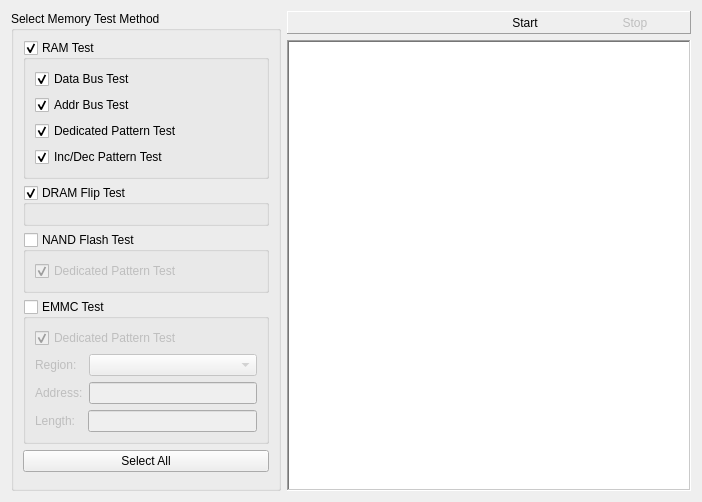
<?xml version="1.0" encoding="UTF-8"?>
<ui version="4.0">
 <class>MemoryTestWidget</class>
 <widget class="QWidget" name="MemoryTestWidget">
  <property name="geometry">
   <rect>
    <x>0</x>
    <y>0</y>
    <width>702</width>
    <height>502</height>
   </rect>
  </property>
  <property name="windowTitle">
   <string>Form</string>
  </property>
  <layout class="QGridLayout" name="gridLayout_3">
   <item row="0" column="1">
    <widget class="QFrame" name="frame_5">
     <property name="frameShape">
      <enum>QFrame::Panel</enum>
     </property>
     <property name="frameShadow">
      <enum>QFrame::Raised</enum>
     </property>
     <layout class="QHBoxLayout" name="horizontalLayout_2">
      <property name="spacing">
       <number>0</number>
      </property>
      <property name="margin">
       <number>0</number>
      </property>
      <item>
       <spacer name="horizontalSpacer_3">
        <property name="orientation">
         <enum>Qt::Horizontal</enum>
        </property>
        <property name="sizeHint" stdset="0">
         <size>
          <width>40</width>
          <height>20</height>
         </size>
        </property>
       </spacer>
      </item>
      <item>
       <widget class="QToolButton" name="toolButton_start">
        <property name="minimumSize">
         <size>
          <width>110</width>
          <height>0</height>
         </size>
        </property>
        <property name="toolTip">
         <string>F9</string>
        </property>
        <property name="text">
         <string>Start</string>
        </property>
        <property name="icon">
         <iconset resource="../../icon.qrc">
          <normaloff>:/images/start.png</normaloff>:/images/start.png</iconset>
        </property>
        <property name="iconSize">
         <size>
          <width>24</width>
          <height>24</height>
         </size>
        </property>
        <property name="toolButtonStyle">
         <enum>Qt::ToolButtonTextUnderIcon</enum>
        </property>
        <property name="autoRaise">
         <bool>true</bool>
        </property>
       </widget>
      </item>
      <item>
       <widget class="QToolButton" name="toolButton_stop">
        <property name="enabled">
         <bool>false</bool>
        </property>
        <property name="minimumSize">
         <size>
          <width>110</width>
          <height>0</height>
         </size>
        </property>
        <property name="toolTip">
         <string>F10</string>
        </property>
        <property name="text">
         <string>Stop</string>
        </property>
        <property name="icon">
         <iconset resource="../../icon.qrc">
          <normaloff>:/images/stop.png</normaloff>:/images/stop.png</iconset>
        </property>
        <property name="iconSize">
         <size>
          <width>24</width>
          <height>24</height>
         </size>
        </property>
        <property name="toolButtonStyle">
         <enum>Qt::ToolButtonTextUnderIcon</enum>
        </property>
        <property name="autoRaise">
         <bool>true</bool>
        </property>
       </widget>
      </item>
     </layout>
    </widget>
   </item>
   <item row="1" column="1">
    <widget class="QTextEdit" name="MemoryTestReport">
     <property name="font">
      <font>
       <pointsize>12</pointsize>
      </font>
     </property>
     <property name="frameShape">
      <enum>QFrame::WinPanel</enum>
     </property>
     <property name="readOnly">
      <bool>true</bool>
     </property>
    </widget>
   </item>
   <item row="0" column="0" rowspan="2">
    <widget class="QGroupBox" name="groupBox">
     <property name="maximumSize">
      <size>
       <width>270</width>
       <height>16777215</height>
      </size>
     </property>
     <property name="title">
      <string>Select Memory Test Method</string>
     </property>
     <property name="flat">
      <bool>false</bool>
     </property>
     <property name="checkable">
      <bool>false</bool>
     </property>
     <property name="checked">
      <bool>false</bool>
     </property>
     <layout class="QVBoxLayout" name="verticalLayout">
      <item>
       <widget class="QGroupBox" name="RAM_TEST">
        <property name="title">
         <string>RAM Test</string>
        </property>
        <property name="checkable">
         <bool>true</bool>
        </property>
        <property name="checked">
         <bool>true</bool>
        </property>
        <layout class="QVBoxLayout" name="verticalLayout_8">
         <item>
          <widget class="QCheckBox" name="RAM_DataBusTest">
           <property name="text">
            <string>Data Bus Test</string>
           </property>
           <property name="checked">
            <bool>true</bool>
           </property>
          </widget>
         </item>
         <item>
          <widget class="QCheckBox" name="RAM_AddrBusTest">
           <property name="text">
            <string>Addr Bus Test</string>
           </property>
           <property name="checked">
            <bool>true</bool>
           </property>
          </widget>
         </item>
         <item>
          <widget class="QCheckBox" name="RAM_DedicatedPatternTest">
           <property name="text">
            <string>Dedicated Pattern Test</string>
           </property>
           <property name="checked">
            <bool>true</bool>
           </property>
          </widget>
         </item>
         <item>
          <widget class="QCheckBox" name="RAM_IncDecPatternTest">
           <property name="text">
            <string>Inc/Dec Pattern Test</string>
           </property>
           <property name="checked">
            <bool>true</bool>
           </property>
          </widget>
         </item>
        </layout>
       </widget>
      </item>
      <item>
       <widget class="QGroupBox" name="DRAM_FLIP_TEST">
        <property name="title">
         <string>DRAM Flip Test</string>
        </property>
        <property name="checkable">
         <bool>true</bool>
        </property>
        <property name="checked">
         <bool>true</bool>
        </property>
        <layout class="QGridLayout" name="gridLayout_5"/>
       </widget>
      </item>
      <item>
       <widget class="QGroupBox" name="NAND_FLASH_TEST">
        <property name="title">
         <string>NAND Flash Test</string>
        </property>
        <property name="checkable">
         <bool>true</bool>
        </property>
        <property name="checked">
         <bool>false</bool>
        </property>
        <layout class="QGridLayout" name="gridLayout">
         <item row="0" column="0">
          <widget class="QCheckBox" name="NAND_DedicatedPatternTest">
           <property name="text">
            <string>Dedicated Pattern Test</string>
           </property>
           <property name="checked">
            <bool>true</bool>
           </property>
          </widget>
         </item>
        </layout>
       </widget>
      </item>
      <item>
       <widget class="QGroupBox" name="EMMC_FLASH_TEST">
        <property name="maximumSize">
         <size>
          <width>16777215</width>
          <height>16777215</height>
         </size>
        </property>
        <property name="title">
         <string>EMMC Test</string>
        </property>
        <property name="checkable">
         <bool>true</bool>
        </property>
        <property name="checked">
         <bool>false</bool>
        </property>
        <layout class="QGridLayout" name="gridLayout_2">
         <item row="0" column="0">
          <widget class="QCheckBox" name="EMMC_DedicatedPatternTest">
           <property name="text">
            <string>Dedicated Pattern Test</string>
           </property>
           <property name="checked">
            <bool>true</bool>
           </property>
          </widget>
         </item>
         <item row="1" column="0">
          <layout class="QHBoxLayout" name="horizontalLayout_4">
           <item>
            <widget class="QLabel" name="label_region">
             <property name="sizePolicy">
              <sizepolicy hsizetype="Fixed" vsizetype="Fixed">
               <horstretch>0</horstretch>
               <verstretch>0</verstretch>
              </sizepolicy>
             </property>
             <property name="text">
              <string>Region:  </string>
             </property>
            </widget>
           </item>
           <item>
            <widget class="QComboBox" name="comboBox_region"/>
           </item>
          </layout>
         </item>
         <item row="2" column="0">
          <layout class="QHBoxLayout" name="horizontalLayout_3">
           <item>
            <widget class="QLabel" name="label_address">
             <property name="sizePolicy">
              <sizepolicy hsizetype="Fixed" vsizetype="Fixed">
               <horstretch>0</horstretch>
               <verstretch>0</verstretch>
              </sizepolicy>
             </property>
             <property name="text">
              <string>Address:</string>
             </property>
            </widget>
           </item>
           <item>
            <widget class="QLineEdit" name="lineEdit_address"/>
           </item>
          </layout>
         </item>
         <item row="3" column="0">
          <layout class="QHBoxLayout" name="horizontalLayout">
           <item>
            <widget class="QLabel" name="label_length">
             <property name="sizePolicy">
              <sizepolicy hsizetype="Fixed" vsizetype="Fixed">
               <horstretch>0</horstretch>
               <verstretch>0</verstretch>
              </sizepolicy>
             </property>
             <property name="text">
              <string>Length:  </string>
             </property>
            </widget>
           </item>
           <item>
            <widget class="QLineEdit" name="lineEdit_length"/>
           </item>
          </layout>
         </item>
        </layout>
       </widget>
      </item>
      <item>
       <widget class="QPushButton" name="SELECT_ALL">
        <property name="text">
         <string>Select All</string>
        </property>
       </widget>
      </item>
      <item>
       <spacer name="verticalSpacer">
        <property name="orientation">
         <enum>Qt::Vertical</enum>
        </property>
        <property name="sizeHint" stdset="0">
         <size>
          <width>20</width>
          <height>43</height>
         </size>
        </property>
       </spacer>
      </item>
     </layout>
    </widget>
   </item>
  </layout>
 </widget>
 <resources>
  <include location="../../icon.qrc"/>
 </resources>
 <connections/>
</ui>
